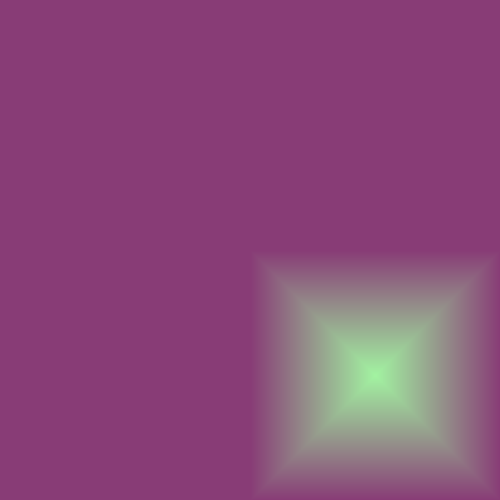
Frame 1 (no input)
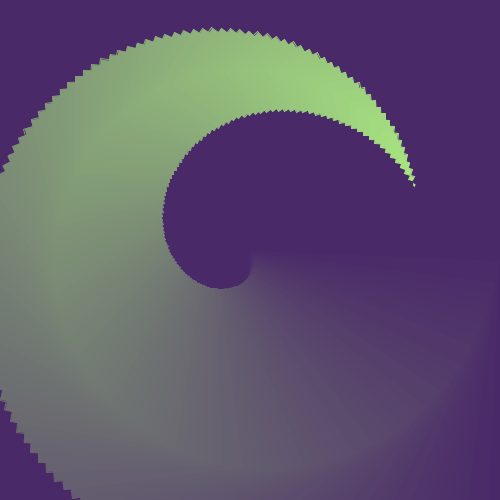
Frame 60 (the mouse pressed at the canvas centre just before this capture)
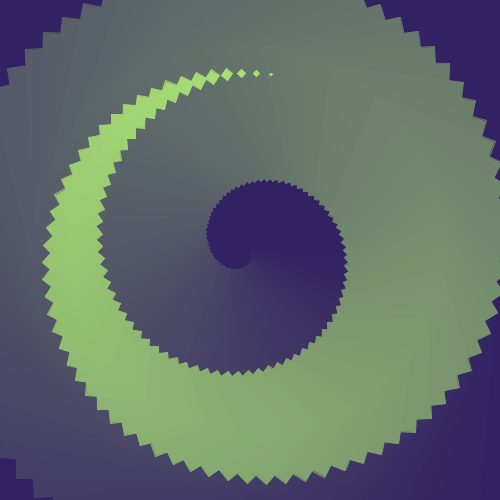
Frame 120 (the mouse held since frame 60 and released just before this capture)

The Processing sketch that drew these frames (run headless with seeded random() and noise(); from frame 60 on, the mouse is pressed at the canvas centre):

// Processing sketch: processing_140343
// ── processing_140343.pde

float counter = 0;
int WIDTH = 250;
int HEIGHT = WIDTH;
int SPACE = 1;
int NUM_SQUARES = WIDTH / (SPACE * 2);

color teal = color(153,255,204);
color pink = color(221,85,136);
color seaG = color(171,230,117);
color blue = color(51,34,99);

void setup(){
  size(500,500);
  background(pink);
}

void draw(){
  color from = lerpColor(pink,blue,(sin(counter*20)+1)/2);
  color to = lerpColor(teal,seaG,(sin(counter*20)+1)/2);
  translate(WIDTH,HEIGHT);
  background(from);
  for(int i = 1; i < NUM_SQUARES; i++){
    rotate(counter);
    color f = lerpColor(from,to,float(i)/float(NUM_SQUARES));
    stroke(f);
    fill(f);
    rect(i*SPACE,i*SPACE,WIDTH-(i*SPACE*2),HEIGHT-(i*SPACE*2));
  }
  counter += 0.0007;
}
